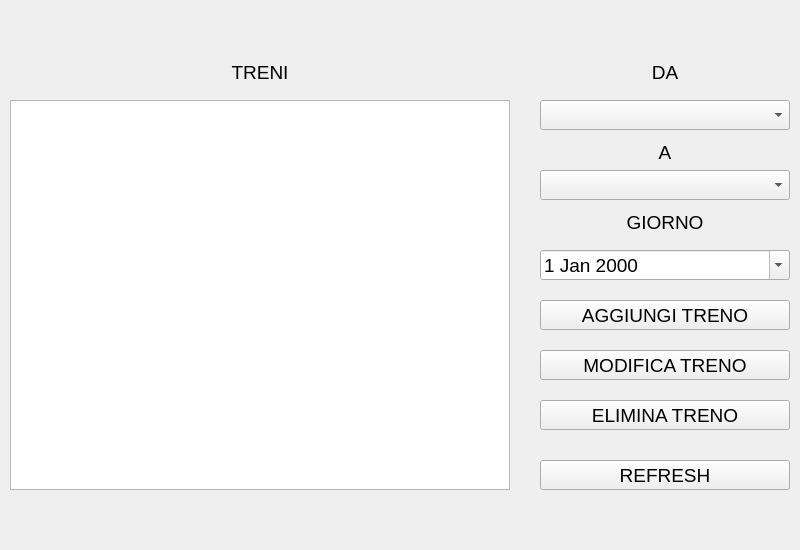
<?xml version="1.0" encoding="UTF-8"?>
<ui version="4.0">
 <class>AdminWindow</class>
 <widget class="QMainWindow" name="AdminWindow">
  <property name="geometry">
   <rect>
    <x>0</x>
    <y>0</y>
    <width>800</width>
    <height>550</height>
   </rect>
  </property>
  <property name="windowTitle">
   <string>MainWindow</string>
  </property>
  <widget class="QWidget" name="centralwidget">
   <widget class="QPushButton" name="pushButton_3">
    <property name="geometry">
     <rect>
      <x>540</x>
      <y>460</y>
      <width>250</width>
      <height>30</height>
     </rect>
    </property>
    <property name="font">
     <font>
      <pointsize>14</pointsize>
     </font>
    </property>
    <property name="text">
     <string>REFRESH</string>
    </property>
   </widget>
   <widget class="QDateEdit" name="dateEdit">
    <property name="geometry">
     <rect>
      <x>540</x>
      <y>250</y>
      <width>250</width>
      <height>30</height>
     </rect>
    </property>
    <property name="font">
     <font>
      <pointsize>14</pointsize>
     </font>
    </property>
    <property name="dateTime">
     <datetime>
      <hour>0</hour>
      <minute>0</minute>
      <second>0</second>
      <year>2000</year>
      <month>1</month>
      <day>1</day>
     </datetime>
    </property>
    <property name="calendarPopup">
     <bool>true</bool>
    </property>
   </widget>
   <widget class="QLabel" name="label">
    <property name="geometry">
     <rect>
      <x>540</x>
      <y>60</y>
      <width>250</width>
      <height>25</height>
     </rect>
    </property>
    <property name="font">
     <font>
      <pointsize>14</pointsize>
     </font>
    </property>
    <property name="text">
     <string>DA</string>
    </property>
    <property name="alignment">
     <set>Qt::AlignCenter</set>
    </property>
   </widget>
   <widget class="QComboBox" name="comboBox_2">
    <property name="geometry">
     <rect>
      <x>540</x>
      <y>170</y>
      <width>250</width>
      <height>30</height>
     </rect>
    </property>
   </widget>
   <widget class="QLabel" name="label_3">
    <property name="geometry">
     <rect>
      <x>540</x>
      <y>210</y>
      <width>250</width>
      <height>25</height>
     </rect>
    </property>
    <property name="font">
     <font>
      <pointsize>14</pointsize>
     </font>
    </property>
    <property name="text">
     <string>GIORNO</string>
    </property>
    <property name="alignment">
     <set>Qt::AlignCenter</set>
    </property>
   </widget>
   <widget class="QComboBox" name="comboBox">
    <property name="geometry">
     <rect>
      <x>540</x>
      <y>100</y>
      <width>250</width>
      <height>30</height>
     </rect>
    </property>
   </widget>
   <widget class="QLabel" name="label_2">
    <property name="geometry">
     <rect>
      <x>540</x>
      <y>140</y>
      <width>250</width>
      <height>25</height>
     </rect>
    </property>
    <property name="font">
     <font>
      <pointsize>14</pointsize>
     </font>
    </property>
    <property name="text">
     <string>A</string>
    </property>
    <property name="alignment">
     <set>Qt::AlignCenter</set>
    </property>
   </widget>
   <widget class="QPushButton" name="pushButton">
    <property name="geometry">
     <rect>
      <x>540</x>
      <y>350</y>
      <width>250</width>
      <height>30</height>
     </rect>
    </property>
    <property name="font">
     <font>
      <pointsize>14</pointsize>
     </font>
    </property>
    <property name="text">
     <string>MODIFICA TRENO</string>
    </property>
   </widget>
   <widget class="QPushButton" name="pushButton_2">
    <property name="geometry">
     <rect>
      <x>540</x>
      <y>400</y>
      <width>250</width>
      <height>30</height>
     </rect>
    </property>
    <property name="font">
     <font>
      <pointsize>14</pointsize>
     </font>
    </property>
    <property name="text">
     <string>ELIMINA TRENO</string>
    </property>
   </widget>
   <widget class="QPushButton" name="pushButton_4">
    <property name="geometry">
     <rect>
      <x>540</x>
      <y>300</y>
      <width>250</width>
      <height>30</height>
     </rect>
    </property>
    <property name="font">
     <font>
      <pointsize>14</pointsize>
     </font>
    </property>
    <property name="text">
     <string>AGGIUNGI TRENO</string>
    </property>
   </widget>
   <widget class="QLabel" name="label_4">
    <property name="geometry">
     <rect>
      <x>10</x>
      <y>60</y>
      <width>500</width>
      <height>25</height>
     </rect>
    </property>
    <property name="font">
     <font>
      <pointsize>14</pointsize>
     </font>
    </property>
    <property name="text">
     <string>TRENI</string>
    </property>
    <property name="alignment">
     <set>Qt::AlignCenter</set>
    </property>
   </widget>
   <widget class="QTableWidget" name="tableWidget">
    <property name="geometry">
     <rect>
      <x>10</x>
      <y>100</y>
      <width>500</width>
      <height>390</height>
     </rect>
    </property>
   </widget>
  </widget>
 </widget>
 <resources/>
 <connections/>
</ui>
